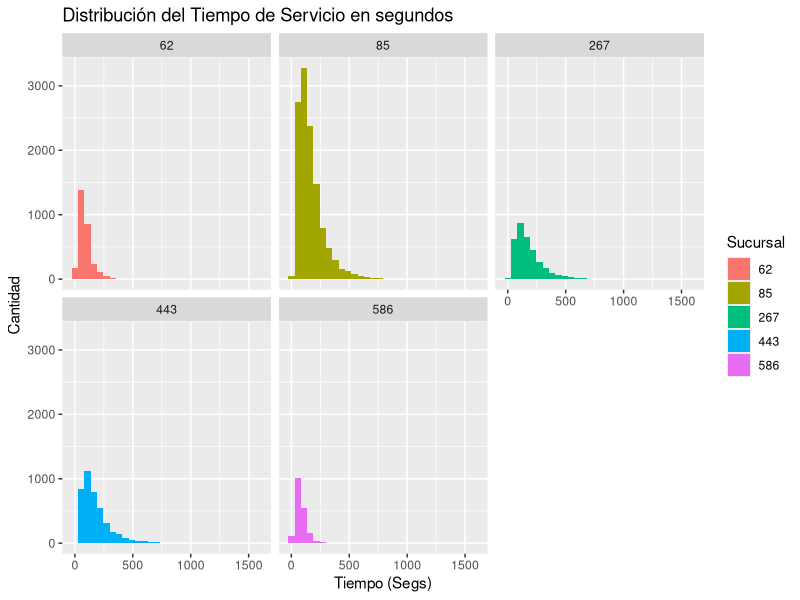

This chart was generated by the following R code:
## ---- chunk 1
knitr::opts_chunk$set(echo = TRUE, message = FALSE, warning = FALSE)

library(openxlsx)
library(tidyverse)
data_banco <- read.xlsx("Data/Data_Banco.xlsx",sheet = "Data")
## ---- chunk 2
summary(data_banco)
## ---- chunk 3
data_banco %>% count(Cajero)
## ---- chunk 4
data_banco1 <-  data_banco %>% mutate(Sucursal = as.factor(Sucursal))
## ---- chunk 5
ggplot(data_banco1,aes(x= Tiempo_Servicio_seg))+
  geom_histogram(aes(fill=Sucursal))+
  labs(title = "Distribución del Tiempo de Servicio en segundos",
       y="Cantidad",
       x="Tiempo (Segs)")+
  facet_wrap(~Sucursal)
